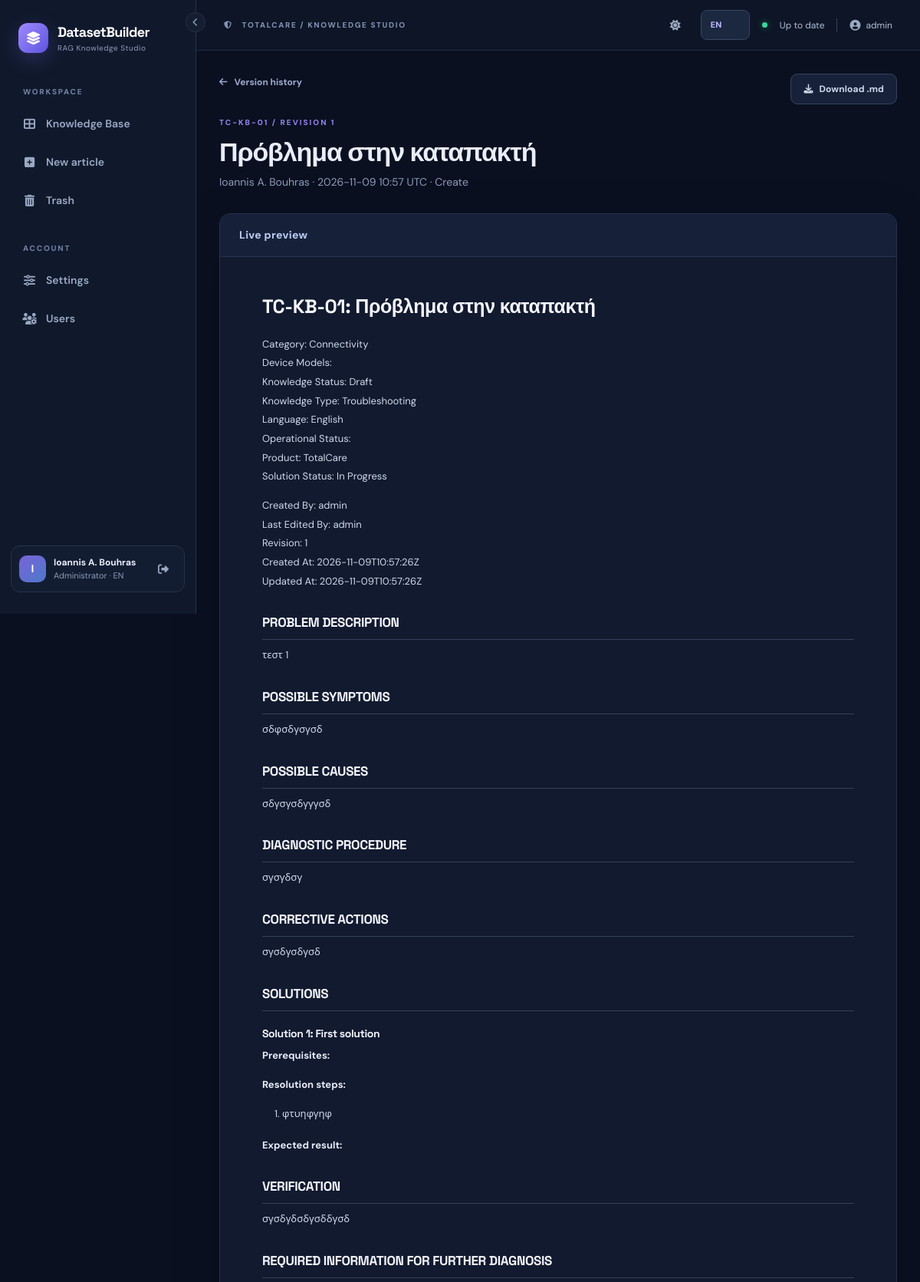
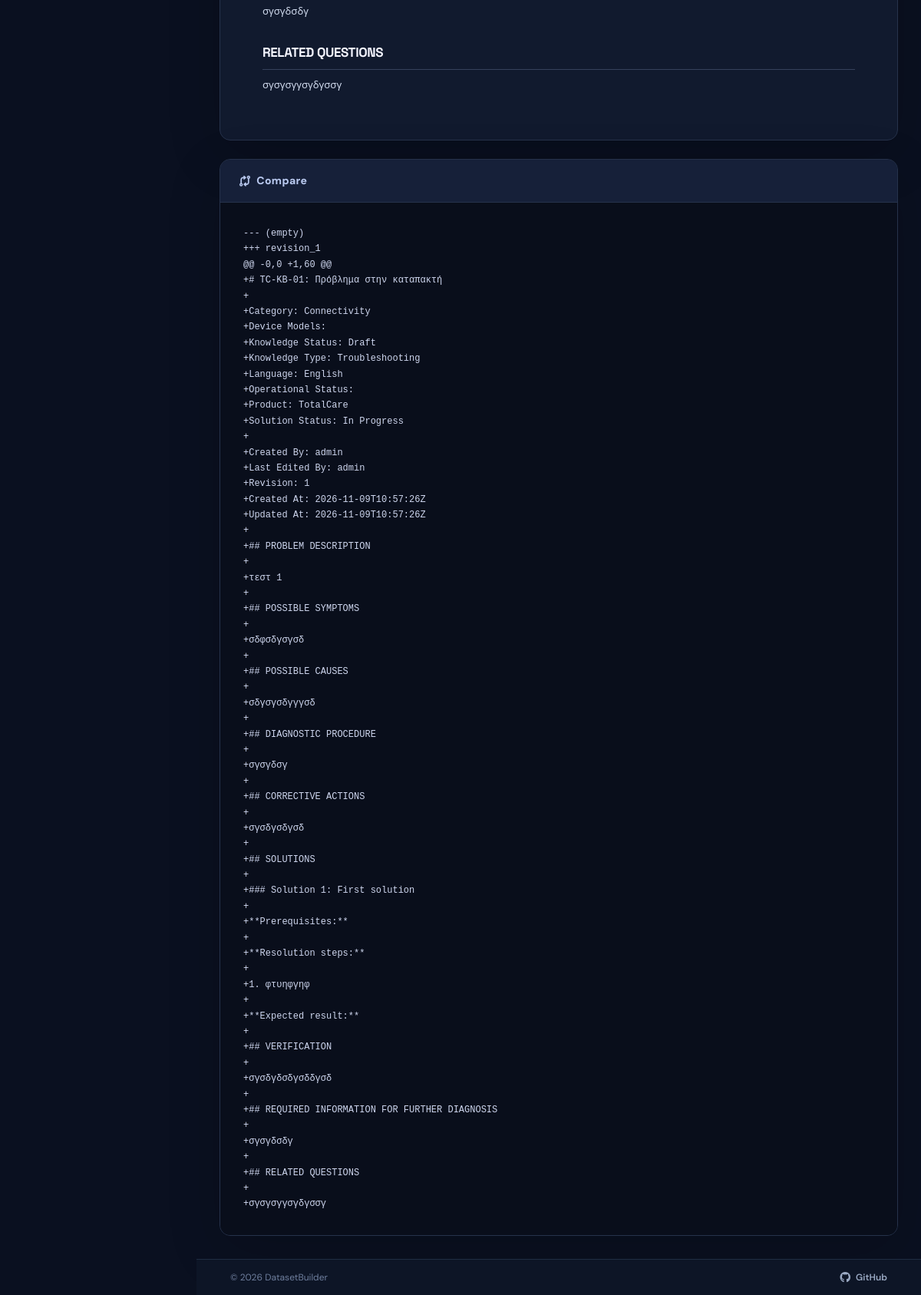
Page /documents/1/history/1 (signed in) on the committed database (2 pictures, top to bottom).
### datasetbuilder/models.py (models this page shows, shortened)
class User(UserMixin, db.Model):
    __tablename__ = "users"
    id = db.Column(db.Integer, primary_key=True)
    username = db.Column(db.String(80), nullable=False, unique=True)
    display_name = db.Column(db.String(160), nullable=False)
    password_hash = db.Column(db.String(255), nullable=False)
    role = db.Column(db.String(20), nullable=False, default="editor")
    active = db.Column(db.Boolean, nullable=False, default=True)
    created_at = db.Column(db.DateTime, nullable=False, default=utcnow)
    last_login_at = db.Column(db.DateTime)
    preferred_language = db.Column(db.String(2), nullable=False, default="en")
    preferred_theme = db.Column(db.String(5), nullable=False, default="dark")
    @property
    def is_active(self):
        return self.active
    def can_edit(self):
        return self.role in ("admin", "editor")
    def is_admin(self):
        return self.role == "admin"

class Document(db.Model):
    __tablename__ = "documents"
    __table_args__ = (Index("ix_documents_search_filters", "deleted_at", "knowledge_status", "category"),)
    id = db.Column(db.Integer, primary_key=True)
    title = db.Column(db.String(240), nullable=False)
    slug = db.Column(db.String(260), nullable=False)
    markdown = db.Column(db.Text, nullable=False)
    category = db.Column(db.String(120), nullable=False, default="General")
    knowledge_status = db.Column(db.String(60), nullable=False, default="Draft")
    product = db.Column(db.String(120), nullable=False, default="TotalCare")
    language = db.Column(db.String(40), nullable=False, default="English")
    created_by_id = db.Column(db.Integer, db.ForeignKey("users.id", ondelete="RESTRICT"), nullable=False)
    updated_by_id = db.Column(db.Integer, db.ForeignKey("users.id", ondelete="RESTRICT"), nullable=False)
    revision = db.Column(db.Integer, nullable=False, default=1)
    created_at = db.Column(db.DateTime, nullable=False, default=utcnow)
    updated_at = db.Column(db.DateTime, nullable=False, default=utcnow)
    deleted_at = db.Column(db.DateTime)
    sync_error = db.Column(db.Text)
    created_by = db.relationship("User", foreign_keys=[created_by_id], lazy="joined")
    updated_by = db.relationship("User", foreign_keys=[updated_by_id], lazy="joined")
    versions = db.relationship("DocumentRevision", back_populates="document", order_by="DocumentRevision.number.desc()")
    @property
    def kb_id(self):
        from flask import current_app
        return f"{current_app.config['KB_PREFIX']}-{self.id:0{current_app.config['KB_PADDING']}d}"

class DocumentRevision(db.Model):
    __tablename__ = "document_revisions"
    __table_args__ = (UniqueConstraint("document_id", "number", name="uq_doc_revision"),)
    id = db.Column(db.Integer, primary_key=True)
    document_id = db.Column(db.Integer, db.ForeignKey("documents.id", ondelete="CASCADE"), nullable=False, index=True)
    number = db.Column(db.Integer, nullable=False)
    title = db.Column(db.String(240), nullable=False)
    slug = db.Column(db.String(260), nullable=False)
    markdown = db.Column(db.Text, nullable=False)
    edited_by_id = db.Column(db.Integer, db.ForeignKey("users.id", ondelete="RESTRICT"), nullable=False)
    action = db.Column(db.String(30), nullable=False, default="update")
    note = db.Column(db.String(500), nullable=False, default="")
    created_at = db.Column(db.DateTime, nullable=False, default=utcnow)
    document = db.relationship("Document", back_populates="versions")
    edited_by = db.relationship("User", lazy="joined")

### datasetbuilder/views.py (the view)
@bp.get('/documents/<int:doc_id>/history/<int:revision_id>')
@login_required
def history_revision(doc_id, revision_id):
    doc = get_doc_or_404(doc_id, include_deleted=True)
    rev = get_revision(doc, revision_id)
    prev = (db.session.query(DocumentRevision).filter(
        DocumentRevision.document_id == doc.id, DocumentRevision.number < rev.number)
        .order_by(DocumentRevision.number.desc()).first())
    diff = '\n'.join(unified_diff((prev.markdown if prev else '').splitlines(),
            rev.markdown.splitlines(), fromfile=f'revision_{prev.number}' if prev else '(empty)',
            tofile=f'revision_{rev.number}', lineterm=''))
    return render_template('revision.html', doc=doc, rev=rev, diff=diff,
                           preview=render_preview(rev.markdown))

### datasetbuilder/__init__.py (called while the page is built)
@login_manager.user_loader
def load_user(user_id):
    try:
        user = db.session.get(User, int(user_id))
        return user if user and user.active else None
    except (TypeError, ValueError):
        return None

### datasetbuilder/access.py (called while the page is built)
def can_read(document):
    if document.deleted_at is not None:
        return current_user.can_edit()
    return True

def get_document(document_id, *, include_deleted=False):
    document = db.get_or_404(Document, document_id)
    if document.deleted_at is not None and not include_deleted:
        abort(404)
    if not can_read(document):
        abort(404)
    return document

def get_revision(document, revision_id):
    revision = db.get_or_404(DocumentRevision, revision_id)
    if revision.document_id != document.id:
        abort(404)
    return revision

### datasetbuilder/i18n.py (called while the page is built)
def translate(key, lang='en'):
    return (EL if lang == 'el' else EN).get(key, EN.get(key, key))

### datasetbuilder/markdown_utils.py (called while the page is built)
def render_preview(source):
    if not isinstance(source, str) or len(source.encode("utf-8")) > 1_850_000:
        raise ValueError("Invalid or oversized Markdown")
    html = markdown_lib.markdown(source, extensions=["extra", "sane_lists", "nl2br", "toc"], output_format="html5")
    return bleach.clean(html, tags=_ALLOWED_TAGS, attributes=_ALLOWED_ATTRS,
                        protocols=["http", "https", "mailto"], strip=True)

### datasetbuilder/metadata_options.py (called while the page is built)
def all_options():
    options = {field: [] for field in OPTION_FIELDS}
    for option in db.session.query(MetadataOption).order_by(MetadataOption.position, MetadataOption.id):
        if option.field in options:
            options[option.field].append(option)
    return options

### datasetbuilder/views.py (called while the page is built)
def get_doc_or_404(doc_id, include_deleted=False):
    return get_document(doc_id, include_deleted=include_deleted)

### datasetbuilder/templates/revision.html (shortened to what this page needs)
{% extends 'base.html' %}
{% block content %}<div class="detail-container"><div class="page-head"><div><a class="back-link" href="{{ url_for('main.history', doc_id=doc.id) }}"><i class="fa-solid fa-arrow-left"></i> {{ t('history') }}</a><div class="eyebrow mt-4">{{ doc.kb_id }} / {{ t('revision_eyebrow')|upper }} {{ rev.number }}</div><h1>{{ rev.title }}</h1><p class="muted">{{ rev.edited_by.display_name }} · {{ rev.created_at.strftime('%Y-%m-%d %H:%M') }} UTC · {{ t('revision_action_' + rev.action) }}</p></div><div class="d-flex gap-2 flex-wrap"><a class="btn btn-outline-light-custom" href="{{ url_for('main.download_revision', doc_id=doc.id, revision_id=rev.id) }}"><i class="fa-solid fa-download me-2"></i>{{ t('download') }}</a></div></div><div class="detail-surface"><div class="detail-toolbar">{{ t('preview') }}</div><article class="markdown-body markdown-document">{{ preview|safe }}</article></div><div class="detail-surface mt-4"><div class="detail-toolbar"><i class="fa-solid fa-code-compare me-2"></i>{{ t('compare') }}</div><pre class="diff-pre">{{ diff }}</pre></div></div>{% endblock %}

### datasetbuilder/templates/base.html (shortened to what this page needs)
<!doctype html>
<html lang="{{ ui_lang }}" data-theme="{{ ui_theme }}">
<head>
  <link rel="stylesheet" href="{{ url_for('static', filename='vendor/bootstrap.min.css') }}">
  <link rel="stylesheet" href="https://cdnjs.cloudflare.com/ajax/libs/font-awesome/6.5.2/css/all.min.css">
  <link rel="stylesheet" href="{{ url_for('static', filename='css/app.css') }}">
  <link rel="stylesheet" href="{{ url_for('static', filename='css/print.css') }}" media="print">
</head>
<body class="{% if current_user.is_authenticated %}app-shell{% else %}login-shell{% endif %}{% if nav_collapsed %} nav-collapsed{% endif %}">
{% if current_user.is_authenticated %}
  <aside class="sidebar" id="appSidebar">
    <button type="button" class="nav-collapse-btn" id="nav-collapse" aria-controls="appSidebar" aria-expanded="true" title="{{ t('collapse_nav') }}"><i class="fa-solid fa-chevron-left"></i></button>
    <a class="brand" href="{{ url_for('main.dashboard') }}">
      <span class="brand-icon"><i class="fa-solid fa-layer-group"></i></span>
      <span class="brand-text"><strong>DatasetBuilder</strong><small>{{ t('tagline') }}</small></span>
    </a>
    <div class="sidebar-label">{{ t('workspace')|upper }}</div>
    <nav class="menu">
      <a class="menu-link {% if request.endpoint == 'main.dashboard' %}active{% endif %}" href="{{ url_for('main.dashboard') }}" title="{{ t('dashboard') }}"><i class="fa-solid fa-table-cells-large"></i> <span class="nav-text">{{ t('dashboard') }}</span></a>
      {% if current_user.can_edit() %}
      <a class="menu-link {% if request.endpoint == 'main.new_document' %}active{% endif %}" href="{{ url_for('main.new_document') }}" title="{{ t('new_article') }}"><i class="fa-solid fa-square-plus"></i> <span class="nav-text">{{ t('new_article') }}</span></a>
      {% endif %}
      {% if current_user.can_edit() %}<a class="menu-link {% if request.endpoint == 'main.trash' %}active{% endif %}" href="{{ url_for('main.trash') }}" title="{{ t('trash') }}"><i class="fa-solid fa-trash-can"></i> <span class="nav-text">{{ t('trash') }}</span></a>{% endif %}
    </nav>
    <div class="sidebar-label mt-4">{{ t('account')|upper }}</div>
    <nav class="menu">
      <a class="menu-link " href="{{ url_for('main.settings') }}" title="{{ t('settings') }}"><i class="fa-solid fa-sliders"></i> <span class="nav-text">{{ t('settings') }}</span></a>
      {% if current_user.is_admin() %}<a class="menu-link {% if request.endpoint == 'admin.users' %}active{% endif %}" href="{{ url_for('admin.users') }}" title="{{ t('users') }}"><i class="fa-solid fa-users-gear"></i> <span class="nav-text">{{ t('users') }}</span></a>{% endif %}
    </nav>
    <div class="sidebar-footer">
      <div class="user-avatar">{{ current_user.display_name[:1]|upper }}</div>
      <div class="user-mini"><b>{{ current_user.display_name }}</b><small>{{ t('account_role_'+current_user.role) }} · {{ 'EL' if ui_lang == 'el' else 'EN' }}</small></div>
      <form method="post" action="{{ url_for('auth.logout') }}"><input type="hidden" name="csrf_token" value="{{ csrf_token() }}"><button class="icon-btn" title="{{ t('logout') }}" aria-label="{{ t('logout') }}"><i class="fa-solid fa-right-from-bracket"></i></button></form>
    </div>
  </aside>
{% endif %}
<main class="{% if current_user.is_authenticated %}main-area{% else %}login-main{% endif %}">
{% if current_user.is_authenticated %}
  <header class="topbar">
    <div class="d-flex align-items-center gap-2"><span class="location-label"><i class="fa-solid fa-shield-halved me-2"></i> TOTALCARE / {{ t('knowledge_studio')|upper }}</span></div>
    <div class="d-flex align-items-center gap-3"><button class="icon-btn" id="theme-toggle" type="button" title="{{ t('switch_theme') }}" aria-label="{{ t('switch_theme') }}"><i class="fa-solid fa-{{ 'sun' if ui_theme == 'dark' else 'moon' }}"></i></button><form action="{{ url_for('main.change_language') }}" method="post" class="d-inline-flex align-items-center"><input type="hidden" name="csrf_token" value="{{ csrf_token() }}"><input type="hidden" name="next" value="{{ request.full_path }}"><select name="language" class="form-select form-select-sm lang-switch" aria-label="{{ t('preferred_language') }}"><option value="en" {% if ui_lang=='en' %}selected{% endif %}>EN</option><option value="el" {% if ui_lang=='el' %}selected{% endif %}>ΕΛ</option></select></form><span class="live-dot"></span><span class="topbar-note">{{ t('ready') }}</span><span class="topbar-user"><i class="fa-solid fa-user-circle"></i>{{ current_user.username }}</span></div>
  </header>
{% endif %}
  <div class="content-area {% block content_class %}{% endblock %}">{% block content %}{% endblock %}</div>
  <footer class="app-footer">
    <span class="app-footer-copy">&copy; {{ footer_year }} {{ footer_owner }}</span>
    <a class="app-footer-link" href="{{ footer_url }}" target="_blank" rel="noopener noreferrer"><i class="fa-brands fa-github"></i> GitHub</a>
  </footer>
</main>
<div class="toast-container position-fixed top-0 end-0 p-4" id="toast-container" style="z-index:11000;"></div>
</body>
</html>

### rows in the picture
User: display_name "I", display_name "Ioannis A. Bouhras", role "Administrator", preferred_language "EN", language "EN", username "admin", edited_by.display_name "Ioannis A. Bouhras"
Document: kb_id "TC-KB-01"
DocumentRevision: number "1", title "Πρόβλημα στην καταπακτή", created_at "2026-11-09 10:57", action "Create"

### other values in the picture
{{ t('tagline') }} "RAG Knowledge Studio"
{{ t('workspace')|upper }} "WORKSPACE"
{{ t('dashboard') }} "Knowledge Base"
{{ t('new_article') }} "New article"
{{ t('trash') }} "Trash"
{{ t('account')|upper }} "ACCOUNT"
{{ t('settings') }} "Settings"
{{ t('users') }} "Users"
{{ t('knowledge_studio')|upper }} "KNOWLEDGE STUDIO"
{{ t('ready') }} "Up to date"
{{ t('history') }} "Version history"
{{ t('revision_eyebrow')|upper }} "REVISION"
{{ t('download') }} "Download .md"
{{ t('preview') }} "Live preview"
{{ t('compare') }} "Compare"
